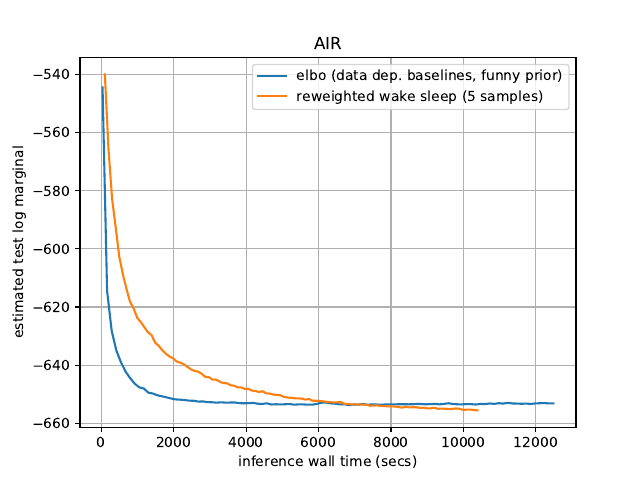

Here is the Python script that generated this plot:
import json
from os import path
from matplotlib import pyplot as plt

def load(fn):
    with open(fn) as f:
        return json.load(f)

def test_perf_vs_time(run):
    return list(zip(*[(run['train'][epoch][1], ll) for (epoch, ll, _) in run['test']]))

def count_acc_vs_time(run):
    return list(zip(*[(run['train'][epoch][1], acc) for (epoch, _, acc) in run['test']]))

files = [('elbo_1.json', 'elbo (data dep. baselines, funny prior)'),
         ('rws_1.json', 'reweighted wake sleep (5 samples)')]

named_runs = [(name, load(path.join('.', fn))) for (fn, name) in files]

# run = named_runs[0][1]
# print(run['train'][0]) # [loss, elapsed]
# print(run['test'][0]) # [epoch, test marginal log likelihood est., count accuracy]


for (name, run) in named_runs:
    xs, ys = test_perf_vs_time(run)
    #xs, ys = count_acc_vs_time(run)
    plt.plot(xs, ys, label=name)

plt.xlabel('inference wall time (secs)')
plt.ylabel('estimated test log marginal')
#plt.ylabel('training set count accuracy')
plt.title('AIR')
plt.legend()
plt.grid()

#plt.show()
plt.savefig('plot.pdf')
